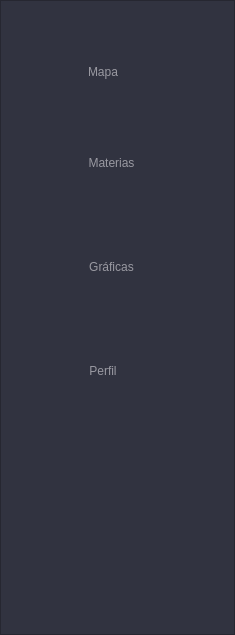
     <widget class="QFrame" name="frame_11">
      <property name="geometry">
       <rect>
        <x>0</x>
        <y>0</y>
        <width>235</width>
        <height>635</height>
       </rect>
      </property>
      <property name="styleSheet">
       <string notr="true">QFrame {
	background-color: rgb(49, 51, 64);
}

QPushButton{
	background-color: rgb(49, 51, 64);
	border: none;
	color: rgb(153, 153, 161);

}</string>
      </property>
      <property name="frameShape">
       <enum>QFrame::StyledPanel</enum>
      </property>
      <property name="frameShadow">
       <enum>QFrame::Raised</enum>
      </property>
      <widget class="QPushButton" name="mapa">
       <property name="geometry">
        <rect>
         <x>26</x>
         <y>52</y>
         <width>124</width>
         <height>40</height>
        </rect>
       </property>
       <property name="styleSheet">
        <string notr="true">QPushButton{
font: 15pt &quot;Arial&quot;;
background-image: url(:/Imagenes/Alumno/Mapa32.png);
background-repeat: no-repeat;
padding-left: 30px;
background-position:center left;

}
QPushButton:hover{
	
	font: 15pt &quot;Arial&quot;;
	color: #ffffff;
	background-image: url(:/Imagenes/Alumno/Mapa_Hover_32.png);
background-repeat: no-repeat;
padding-left: 30px;
background-position:center left;
}

QPushButton:pressed{
	
	font: 15pt &quot;Arial&quot;;
	color:  rgb(145, 196, 107);
	background-image: url(:/Imagenes/Alumno/Mapa_Pressed_32.png);
background-repeat: no-repeat;
padding-left: 30px;
background-position:center left;

}</string>
       </property>
       <property name="text">
        <string>Mapa</string>
       </property>
       <property name="iconSize">
        <size>
         <width>40</width>
         <height>40</height>
        </size>
       </property>
      </widget>
      <widget class="QPushButton" name="materias">
       <property name="geometry">
        <rect>
         <x>26</x>
         <y>143</y>
         <width>141</width>
         <height>40</height>
        </rect>
       </property>
       <property name="styleSheet">
        <string notr="true">QPushButton{
font: 15pt &quot;Arial&quot;;
background-image: url(:/Imagenes/Profesor/Materias32.png);
background-repeat: no-repeat;
padding-left: 30px;
background-position:center left;

}

QPushButton:hover{
	
	font: 15pt &quot;Arial&quot;;
	color: #ffffff;
	background-image: url(:/Imagenes/Profesor/Materias_Hover_32.png);
background-repeat: no-repeat;
padding-left: 30px;
background-position:center left;

}
QPushButton:pressed{
	
	font: 15pt &quot;Arial&quot;;
	color:  rgb(145, 196, 107);
	background-image: url(:/Imagenes/Profesor/Materias_Pressed_32.png);
background-repeat: no-repeat;
padding-left: 30px;
background-position:center left;

}</string>
       </property>
       <property name="text">
        <string>Materias</string>
       </property>
      </widget>
      <widget class="QPushButton" name="graficas">
       <property name="geometry">
        <rect>
         <x>26</x>
         <y>247</y>
         <width>141</width>
         <height>40</height>
        </rect>
       </property>
       <property name="styleSheet">
        <string notr="true">QPushButton{
font: 15pt &quot;Arial&quot;;
background-image: url(:/Imagenes/Profesor/Graficas32.png);
background-repeat: no-repeat;
padding-left: 30px;
background-position:center left;

}
QPushButton:hover{
	
	font: 15pt &quot;Arial&quot;;
	color: #ffffff;
	background-image: url(:/Imagenes/Profesor/Graficas_Hover_32.png);
background-repeat: no-repeat;
padding-left: 30px;
background-position:center left;
}
QPushButton:pressed{
	
	font: 15pt &quot;Arial&quot;;
	color:  rgb(145, 196, 107);
	background-image: url(:/Imagenes/Profesor/Graficas_Pressed_32.png);
background-repeat: no-repeat;
padding-left: 30px;
background-position:center left;

}</string>
       </property>
       <property name="text">
        <string>Gráficas</string>
       </property>
      </widget>
      <widget class="QPushButton" name="perfil">
       <property name="geometry">
        <rect>
         <x>26</x>
         <y>351</y>
         <width>124</width>
         <height>40</height>
        </rect>
       </property>
       <property name="styleSheet">
        <string notr="true">QPushButton{
font: 15pt &quot;Arial&quot;;
background-image: url(:/Imagenes/Profesor/Perfil32.png);
background-repeat: no-repeat;
padding-left: 30px;
background-position:center left;

}
QPushButton:hover{
	
	font: 15pt &quot;Arial&quot;;
	color: #ffffff;
	background-image: url(:/Imagenes/Profesor/Perfil_Hover_32.png);
background-repeat: no-repeat;
padding-left: 30px;
background-position:center left;
}
QPushButton:pressed{
	
	font: 15pt &quot;Arial&quot;;
	color:  rgb(145, 196, 107);
	background-image: url(:/Imagenes/Profesor/Perfil_Pressed_32.png);
background-repeat: no-repeat;
padding-left: 30px;
background-position:center left;

}</string>
       </property>
       <property name="text">
        <string>Perfil</string>
       </property>
      </widget>
      <widget class="QPushButton" name="cerrar_sesion">
       <property name="geometry">
        <rect>
         <x>40</x>
         <y>880</y>
         <width>321</width>
         <height>62</height>
        </rect>
       </property>
       <property name="styleSheet">
        <string notr="true">QPushButton{
font: 24pt &quot;Arial&quot;;
background-image: url(:/Imagenes/Profesor/CerrarSesion32.png);
background-repeat: no-repeat;
padding-left: 30px;
background-position:center left;
}
QPushButton:hover{
	
	font: 24pt &quot;Arial&quot;;
	color: #ffffff;
	background-image: url(:/Imagenes/Profesor/CerrarSesion_Hover_32.png);
background-repeat: no-repeat;
padding-left: 30px;
background-position:center left;

}
QPushButton:pressed{
	
	font: 24pt &quot;Arial&quot;;
	color:  rgb(145, 196, 107);
	background-image: url(:/Imagenes/Profesor/CerrarSesion_Pressed_32.png);
background-repeat: no-repeat;
padding-left: 30px;
background-position:center left;

}</string>
       </property>
       <property name="text">
        <string>Cerrar Sesión</string>
       </property>
      </widget>
     </widget>
